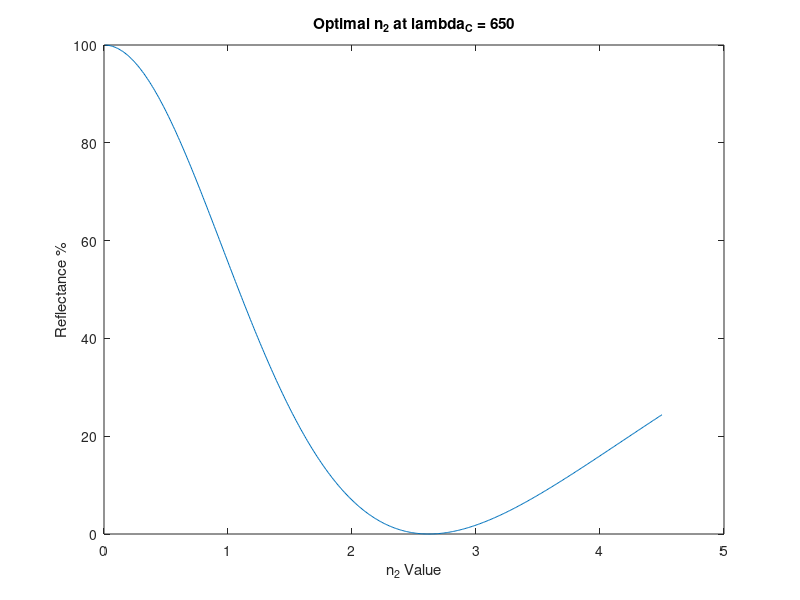

Recreate this plot in MATLAB.
n_0 = 1; 
n_1 = 1.4; 
n_3 = 3.5; 
n_cell = 3.5; 
lambda_C = 650;

r01 = (n_0 - n_1)/(n_0 + n_1);
t01 = 2*n_0/(n_0 + n_1);
Q01 = (1/t01)*([1 r01; r01 1]);
r3S = (n_3 - n_cell)/(n_3 + n_cell);
t3S = 2*n_3/(n_3 + n_cell);
Q3S = (1/t3S)*([1 r3S; r3S 1]);
Delta = pi/2;
P = [exp(1j*Delta) 0; 0 exp(-1j*Delta)];
n_2_range = 0:0.01:4.5;
Store_Reflectance = zeros(1, length(n_2_range));

for i = 1:length(n_2_range)
    n_2 = n_2_range(i);
    r12 = (n_1 - n_2)/(n_1 + n_2);
    t12 = 2*n_1/(n_1 + n_2);
    Q12 = (1/t12)*([1 r12; r12 1]);
    r23 = (n_2 - n_3)/(n_2 + n_3);
    t23 = 2*n_2/(n_2 + n_3);
    Q23 = (1/t23)*([1 r23; r23 1]);
    T = Q01*P*Q12*P*Q23*P*Q3S;
    Gamma = T(2,1)/T(1,1);
    Store_Reflectance(i) = abs(Gamma)^2;
end

[~, Min_Index] = min(Store_Reflectance);
min_n_2 = n_2_range(Min_Index);
plot(n_2_range, Store_Reflectance * 100);
title('Optimal n_2 at lambda_C = 650');
xlabel('n_2 Value');
ylabel('Reflectance %');
fprintf('N_1 = 1.4\nMinimum Reflectance found at n_2 = %.2f\n', min_n_2);
